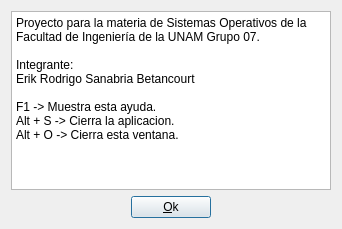
<?xml version="1.0" encoding="UTF-8"?>
<ui version="4.0">
 <class>Dialog_AcercaDe</class>
 <widget class="QDialog" name="Dialog_AcercaDe">
  <property name="geometry">
   <rect>
    <x>0</x>
    <y>0</y>
    <width>342</width>
    <height>229</height>
   </rect>
  </property>
  <property name="windowTitle">
   <string>Acerca De</string>
  </property>
  <layout class="QVBoxLayout" name="verticalLayout_2">
   <item>
    <layout class="QVBoxLayout" name="verticalLayout">
     <item>
      <widget class="QTextBrowser" name="textBrowser">
       <property name="html">
        <string>&lt;!DOCTYPE HTML PUBLIC &quot;-//W3C//DTD HTML 4.0//EN&quot; &quot;http://www.w3.org/TR/REC-html40/strict.dtd&quot;&gt;
&lt;html&gt;&lt;head&gt;&lt;meta name=&quot;qrichtext&quot; content=&quot;1&quot; /&gt;&lt;style type=&quot;text/css&quot;&gt;
p, li { white-space: pre-wrap; }
&lt;/style&gt;&lt;/head&gt;&lt;body style=&quot; font-family:'Sans Serif'; font-size:9pt; font-weight:400; font-style:normal;&quot;&gt;
&lt;p style=&quot; margin-top:0px; margin-bottom:0px; margin-left:0px; margin-right:0px; -qt-block-indent:0; text-indent:0px;&quot;&gt;Proyecto para la materia de Sistemas Operativos de la Facultad de Ingeniería de la UNAM Grupo 07.&lt;/p&gt;
&lt;p style=&quot;-qt-paragraph-type:empty; margin-top:0px; margin-bottom:0px; margin-left:0px; margin-right:0px; -qt-block-indent:0; text-indent:0px;&quot;&gt;&lt;br /&gt;&lt;/p&gt;
&lt;p style=&quot; margin-top:0px; margin-bottom:0px; margin-left:0px; margin-right:0px; -qt-block-indent:0; text-indent:0px;&quot;&gt;Integrante:&lt;/p&gt;
&lt;p style=&quot; margin-top:0px; margin-bottom:0px; margin-left:0px; margin-right:0px; -qt-block-indent:0; text-indent:0px;&quot;&gt;Erik Rodrigo Sanabria Betancourt&lt;/p&gt;
&lt;p style=&quot;-qt-paragraph-type:empty; margin-top:0px; margin-bottom:0px; margin-left:0px; margin-right:0px; -qt-block-indent:0; text-indent:0px;&quot;&gt;&lt;br /&gt;&lt;/p&gt;
&lt;p style=&quot; margin-top:0px; margin-bottom:0px; margin-left:0px; margin-right:0px; -qt-block-indent:0; text-indent:0px;&quot;&gt;F1 -&amp;gt; Muestra esta ayuda.&lt;/p&gt;
&lt;p style=&quot; margin-top:0px; margin-bottom:0px; margin-left:0px; margin-right:0px; -qt-block-indent:0; text-indent:0px;&quot;&gt;Alt + S -&amp;gt; Cierra la aplicacion.&lt;/p&gt;
&lt;p style=&quot; margin-top:0px; margin-bottom:0px; margin-left:0px; margin-right:0px; -qt-block-indent:0; text-indent:0px;&quot;&gt;Alt + O -&amp;gt; Cierra esta ventana.&lt;/p&gt;&lt;/body&gt;&lt;/html&gt;</string>
       </property>
      </widget>
     </item>
     <item>
      <layout class="QHBoxLayout" name="horizontalLayout">
       <item>
        <spacer name="horizontalSpacer_2">
         <property name="orientation">
          <enum>Qt::Horizontal</enum>
         </property>
         <property name="sizeHint" stdset="0">
          <size>
           <width>40</width>
           <height>20</height>
          </size>
         </property>
        </spacer>
       </item>
       <item>
        <widget class="QPushButton" name="pushButton">
         <property name="text">
          <string>&amp;Ok</string>
         </property>
        </widget>
       </item>
       <item>
        <spacer name="horizontalSpacer">
         <property name="orientation">
          <enum>Qt::Horizontal</enum>
         </property>
         <property name="sizeHint" stdset="0">
          <size>
           <width>40</width>
           <height>20</height>
          </size>
         </property>
        </spacer>
       </item>
      </layout>
     </item>
    </layout>
   </item>
  </layout>
 </widget>
 <resources/>
 <connections>
  <connection>
   <sender>pushButton</sender>
   <signal>clicked()</signal>
   <receiver>Dialog_AcercaDe</receiver>
   <slot>close()</slot>
   <hints>
    <hint type="sourcelabel">
     <x>191</x>
     <y>386</y>
    </hint>
    <hint type="destinationlabel">
     <x>191</x>
     <y>204</y>
    </hint>
   </hints>
  </connection>
 </connections>
</ui>
